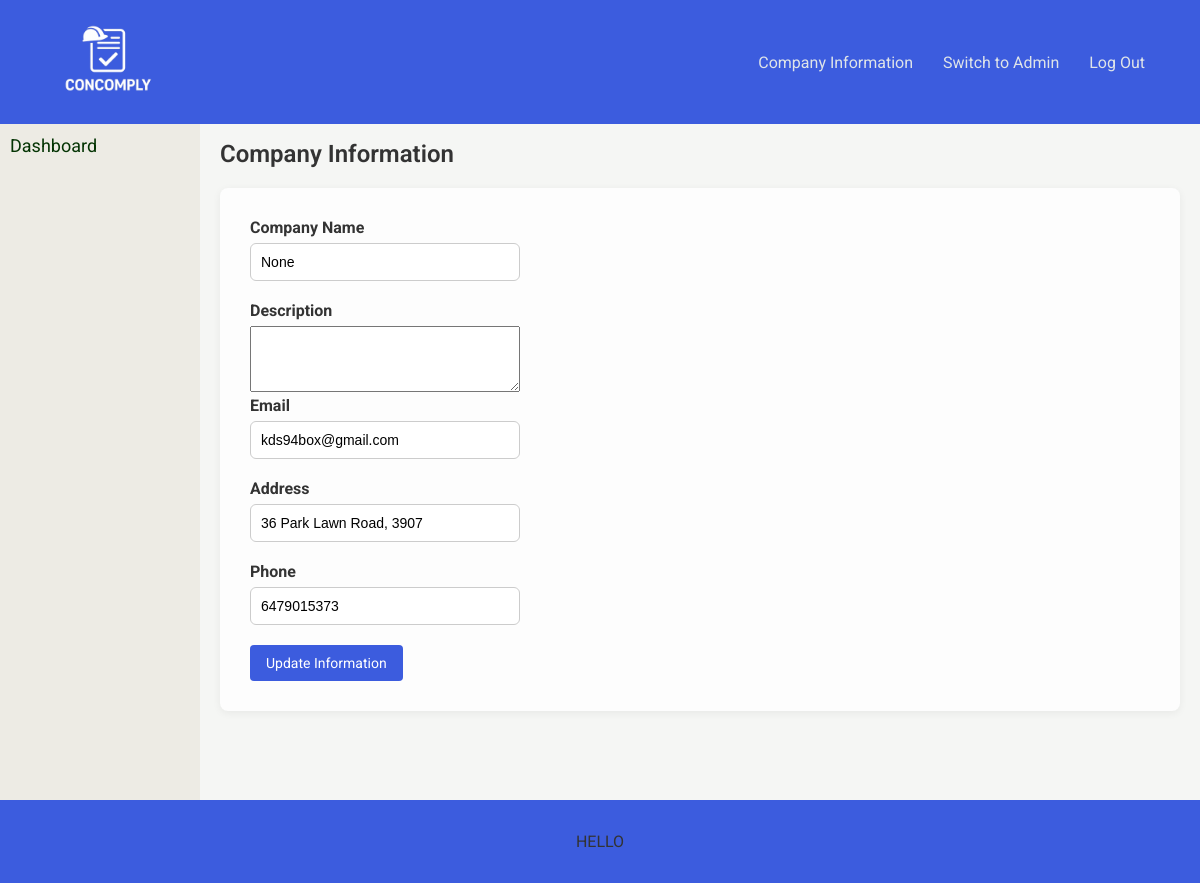
Page /company_information (signed in) on the committed database.
### tables this page shows
CREATE TABLE submitting_users (
    id INTEGER PRIMARY KEY AUTOINCREMENT,
    login TEXT UNIQUE NOT NULL,
    password TEXT NOT NULL,
    email TEXT NOT NULL,
    token TEXT UNIQUE NOT NULL, 
    name TEXT, description TEXT, 
    phone TEXT, 
    address TEXT
);

### app.py (the view, shortened to what this page needs)
@app.route("/company_information", methods=['GET', 'POST'])
def company_information():
    db = get_db()
    user_id = session.get("id")
    admin_user = db.execute("SELECT * FROM admin_users WHERE id = ?", (user_id,)).fetchone()
    sub_user = db.execute("SELECT * FROM submitting_users WHERE id = ?", (user_id,)).fetchone()
    if admin_user:
        user = admin_user
        role = "admin"
    elif sub_user:
        user = sub_user
        role = "sub"
    else:
        return redirect("/login")
    if not user_id:
        return redirect("/login")
    if role == "admin":
        return render_template("company_information.html", user=user)
    else:
        return render_template("sub_company_information.html", user=user)

### app.py (called while the page is built)
def get_db():
    conn = sqlite3.connect("database.db", timeout=10)
    conn.row_factory = sqlite3.Row
    return conn

### templates/sub_company_information.html (shortened to what this page needs)
{% extends "sub_layout.html" %}
{% block content %}
        <h2>Company Information</h2>
        <form method="post">
              <label for="company_name"><strong>Company Name</strong></label>
              <input type="text" name="company_name" id="company_name" value="{{ user.name }}" required>
              <label for="company_information"><strong>Description</strong></label>
              <textarea name="company_information" id="company_information" rows="4">{{ user.description }}</textarea>
              <label for="email"><strong>Email</strong></label>
              <input type="email" name="email" id="email" value="{{ user.email }}" required>
              <label for="address"><strong>Address</strong></label>
              <input type="text" name="address" id="address" value="{{ user.address }}">
              <label for="phone"><strong>Phone</strong></label>
              <input type="text" name="phone" id="phone" value="{{ user.phone }}">
              <br>
              <button type="submit">Update Information</button>
          </form>
    </div>
{% endblock %}

### static/style.css (style rules this page uses)
* { box-sizing: border-box; }
html, body { margin: 0; padding: 0; min-height: 100vh; height: 100%; font-family: 'Roboto', sans-serif; background-color: #e6eef3; color: #333; }
h1, h2, h3 { color: #333; font-weight: 600; margin-top: 10; margin-bottom: 20px; }
form { width: 100%; padding: 30px; background-color: #fdfdfd; border-radius: 8px; box-shadow: 0 2px 8px rgba(0, 0, 0, 0.06); }
label { display: block; margin-bottom: 6px; font-weight: 500; }
input[type="text"], input[type="password"], input[type="email"], input[type="date"], input[type="file"] { width: 30%; padding: 10px; margin-bottom: 20px; border: 1px solid #ccc; border-radius: 6px; font-size: 14px; box-sizing: border-box; transition: border-color 0.3s ease; }
textarea { width: 30%; }
button, .styled-button { padding: 10px 16px; background-color: #3c5cde; color: white; border: none; border-radius: 4px; font-size: 14px; cursor: pointer; font-family: inherit; text-align: center; }

### rows in the picture
submitting_users: company_name "None", email "kds94box@gmail.com", address "36 Park Lawn Road, 3907", phone "6479015373"
